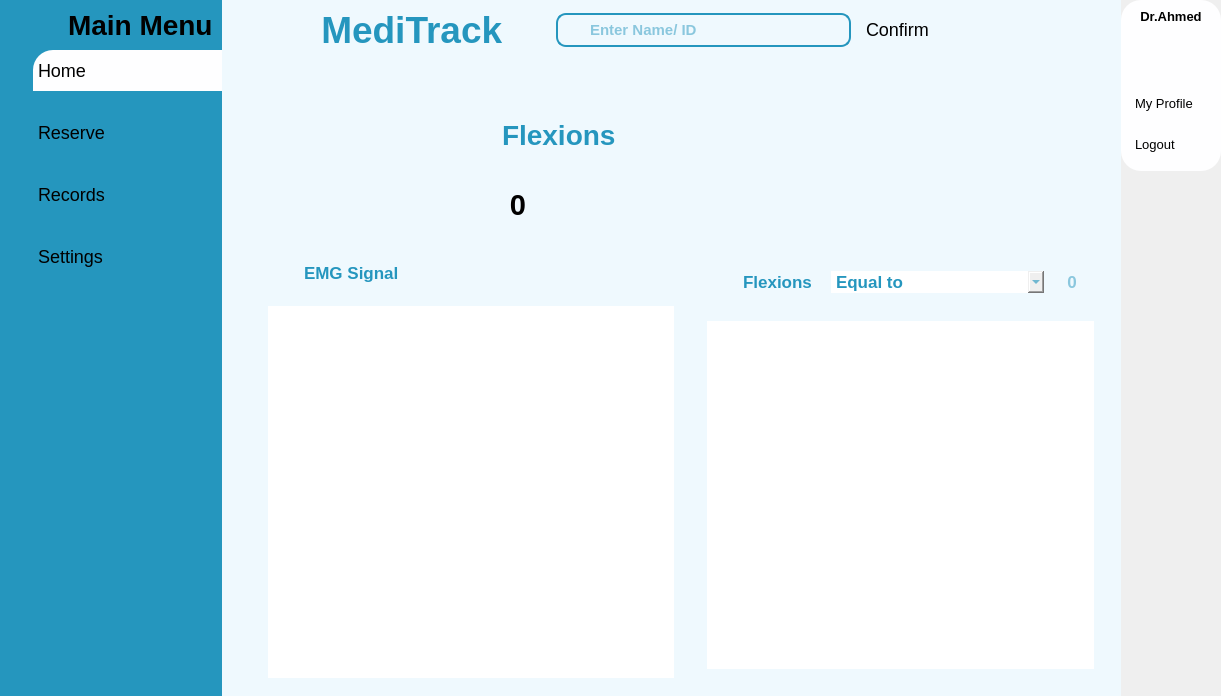
<?xml version="1.0" encoding="UTF-8"?>
<ui version="4.0">
 <class>MainWindow</class>
 <widget class="QMainWindow" name="MainWindow">
  <property name="geometry">
   <rect>
    <x>0</x>
    <y>0</y>
    <width>1221</width>
    <height>696</height>
   </rect>
  </property>
  <property name="windowTitle">
   <string>MainWindow</string>
  </property>
  <widget class="QWidget" name="centralwidget">
   <property name="font">
    <font>
     <pointsize>8</pointsize>
    </font>
   </property>
   <property name="styleSheet">
    <string notr="true">*{
color:#000;
border:none;
}

#ProfileCont{
border-radius: 20px;
background-color:#fefeff;
}
#recordButton, #reservationbutton,#settingsbutton, #logoutButton, #profileButton, #confirmButton{
padding:10px 5px;
text-align:left;
font: 18px;
}
 #logoutButton, #profileButton{
padding:10px 5px;
text-align:left;
font: 10pt;
}
#homebutton{
background-color: #fefeff;
padding:10px 5px;
text-align:left;
font: 18px;
border-top-left-radius: 20px;
}

#card1,#card2{
border-radius: 20px;
background-color:#eff9fe;
}

#label{
border-radius: 20px;
background: transparent;
}

#appheader{
color:#2596be;
}
#vitalsign,#filterflex, #comboBox{
color:#2596be;
}
#EMGlabel{
color:#2596be;
}

#leftmenu{
background-color: #2596be;
}

#rightmenu{
background-color: #eff9fe;
}

QLineEdit{
background: transparent;
color:#2596be;
}

#SearchFrame{
border-radius: 10px;
border: 2px solid #2596be;
}</string>
   </property>
   <layout class="QHBoxLayout" name="horizontalLayout">
    <property name="spacing">
     <number>0</number>
    </property>
    <property name="leftMargin">
     <number>0</number>
    </property>
    <property name="topMargin">
     <number>0</number>
    </property>
    <property name="rightMargin">
     <number>0</number>
    </property>
    <property name="bottomMargin">
     <number>0</number>
    </property>
    <item>
     <widget class="QWidget" name="leftmenu" native="true">
      <layout class="QVBoxLayout" name="verticalLayout_7">
       <property name="spacing">
        <number>0</number>
       </property>
       <property name="leftMargin">
        <number>15</number>
       </property>
       <property name="topMargin">
        <number>0</number>
       </property>
       <property name="rightMargin">
        <number>0</number>
       </property>
       <property name="bottomMargin">
        <number>0</number>
       </property>
       <item>
        <widget class="QFrame" name="frame_4">
         <property name="frameShape">
          <enum>QFrame::StyledPanel</enum>
         </property>
         <property name="frameShadow">
          <enum>QFrame::Raised</enum>
         </property>
         <layout class="QVBoxLayout" name="verticalLayout_8">
          <property name="spacing">
           <number>0</number>
          </property>
          <property name="leftMargin">
           <number>44</number>
          </property>
          <property name="topMargin">
           <number>0</number>
          </property>
          <property name="rightMargin">
           <number>0</number>
          </property>
          <property name="bottomMargin">
           <number>0</number>
          </property>
          <item alignment="Qt::AlignTop">
           <widget class="QFrame" name="frame_5">
            <property name="frameShape">
             <enum>QFrame::StyledPanel</enum>
            </property>
            <property name="frameShadow">
             <enum>QFrame::Raised</enum>
            </property>
            <layout class="QHBoxLayout" name="horizontalLayout_10">
             <property name="leftMargin">
              <number>9</number>
             </property>
             <property name="topMargin">
              <number>9</number>
             </property>
             <property name="rightMargin">
              <number>9</number>
             </property>
             <property name="bottomMargin">
              <number>9</number>
             </property>
             <item>
              <widget class="QLabel" name="label_4">
               <property name="font">
                <font>
                 <pointsize>21</pointsize>
                 <weight>75</weight>
                 <bold>true</bold>
                </font>
               </property>
               <property name="text">
                <string>Main Menu</string>
               </property>
              </widget>
             </item>
            </layout>
           </widget>
          </item>
         </layout>
        </widget>
       </item>
       <item>
        <widget class="QFrame" name="frame_6">
         <property name="sizePolicy">
          <sizepolicy hsizetype="Preferred" vsizetype="Expanding">
           <horstretch>0</horstretch>
           <verstretch>0</verstretch>
          </sizepolicy>
         </property>
         <property name="frameShape">
          <enum>QFrame::StyledPanel</enum>
         </property>
         <property name="frameShadow">
          <enum>QFrame::Raised</enum>
         </property>
         <layout class="QVBoxLayout" name="verticalLayout_10">
          <property name="spacing">
           <number>0</number>
          </property>
          <property name="leftMargin">
           <number>18</number>
          </property>
          <property name="topMargin">
           <number>0</number>
          </property>
          <property name="rightMargin">
           <number>0</number>
          </property>
          <property name="bottomMargin">
           <number>0</number>
          </property>
          <item alignment="Qt::AlignTop">
           <widget class="QFrame" name="frame_7">
            <property name="frameShape">
             <enum>QFrame::StyledPanel</enum>
            </property>
            <property name="frameShadow">
             <enum>QFrame::Raised</enum>
            </property>
            <layout class="QVBoxLayout" name="verticalLayout_9">
             <property name="spacing">
              <number>21</number>
             </property>
             <property name="leftMargin">
              <number>0</number>
             </property>
             <property name="topMargin">
              <number>0</number>
             </property>
             <property name="rightMargin">
              <number>0</number>
             </property>
             <property name="bottomMargin">
              <number>18</number>
             </property>
             <item>
              <widget class="QPushButton" name="homebutton">
               <property name="text">
                <string>Home</string>
               </property>
               <property name="icon">
                <iconset resource="resources.qrc">
                 <normaloff>:/Icons/Icons/home.svg</normaloff>:/Icons/Icons/home.svg</iconset>
               </property>
               <property name="iconSize">
                <size>
                 <width>24</width>
                 <height>24</height>
                </size>
               </property>
              </widget>
             </item>
             <item>
              <widget class="QPushButton" name="reservationbutton">
               <property name="text">
                <string>Reserve</string>
               </property>
               <property name="icon">
                <iconset resource="resources.qrc">
                 <normaloff>:/Icons/Icons/check-square.svg</normaloff>:/Icons/Icons/check-square.svg</iconset>
               </property>
               <property name="iconSize">
                <size>
                 <width>24</width>
                 <height>24</height>
                </size>
               </property>
              </widget>
             </item>
             <item>
              <widget class="QPushButton" name="recordButton">
               <property name="text">
                <string>Records</string>
               </property>
               <property name="icon">
                <iconset resource="resources.qrc">
                 <normaloff>:/Icons/Icons/database.svg</normaloff>:/Icons/Icons/database.svg</iconset>
               </property>
               <property name="iconSize">
                <size>
                 <width>24</width>
                 <height>24</height>
                </size>
               </property>
              </widget>
             </item>
             <item>
              <widget class="QPushButton" name="settingsbutton">
               <property name="text">
                <string>Settings</string>
               </property>
               <property name="icon">
                <iconset resource="resources.qrc">
                 <normaloff>:/Icons/Icons/settings.svg</normaloff>:/Icons/Icons/settings.svg</iconset>
               </property>
               <property name="iconSize">
                <size>
                 <width>24</width>
                 <height>24</height>
                </size>
               </property>
              </widget>
             </item>
            </layout>
           </widget>
          </item>
         </layout>
        </widget>
       </item>
      </layout>
     </widget>
    </item>
    <item>
     <widget class="QWidget" name="rightmenu" native="true">
      <layout class="QVBoxLayout" name="verticalLayout">
       <property name="spacing">
        <number>0</number>
       </property>
       <property name="leftMargin">
        <number>28</number>
       </property>
       <property name="topMargin">
        <number>0</number>
       </property>
       <property name="rightMargin">
        <number>0</number>
       </property>
       <property name="bottomMargin">
        <number>0</number>
       </property>
       <item alignment="Qt::AlignTop">
        <widget class="QWidget" name="headerframe" native="true">
         <layout class="QHBoxLayout" name="horizontalLayout_2">
          <property name="spacing">
           <number>0</number>
          </property>
          <property name="leftMargin">
           <number>0</number>
          </property>
          <property name="topMargin">
           <number>0</number>
          </property>
          <property name="rightMargin">
           <number>0</number>
          </property>
          <property name="bottomMargin">
           <number>10</number>
          </property>
          <item alignment="Qt::AlignHCenter|Qt::AlignVCenter">
           <widget class="QWidget" name="widget" native="true">
            <layout class="QHBoxLayout" name="horizontalLayout_3">
             <item>
              <widget class="QPushButton" name="menuButton">
               <property name="font">
                <font>
                 <pointsize>13</pointsize>
                </font>
               </property>
               <property name="text">
                <string/>
               </property>
               <property name="icon">
                <iconset resource="resources.qrc">
                 <normaloff>:/Icons/Icons/menu.svg</normaloff>:/Icons/Icons/menu.svg</iconset>
               </property>
               <property name="iconSize">
                <size>
                 <width>24</width>
                 <height>24</height>
                </size>
               </property>
              </widget>
             </item>
             <item>
              <widget class="QLabel" name="appheader">
               <property name="font">
                <font>
                 <pointsize>28</pointsize>
                 <weight>75</weight>
                 <bold>true</bold>
                </font>
               </property>
               <property name="text">
                <string> MediTrack</string>
               </property>
              </widget>
             </item>
            </layout>
           </widget>
          </item>
          <item alignment="Qt::AlignHCenter|Qt::AlignVCenter">
           <widget class="QWidget" name="widget_2" native="true">
            <property name="minimumSize">
             <size>
              <width>331</width>
              <height>0</height>
             </size>
            </property>
            <layout class="QHBoxLayout" name="horizontalLayout_4">
             <property name="spacing">
              <number>0</number>
             </property>
             <property name="leftMargin">
              <number>44</number>
             </property>
             <property name="topMargin">
              <number>0</number>
             </property>
             <property name="rightMargin">
              <number>10</number>
             </property>
             <property name="bottomMargin">
              <number>0</number>
             </property>
             <item alignment="Qt::AlignTop">
              <widget class="QFrame" name="SearchFrame">
               <property name="minimumSize">
                <size>
                 <width>295</width>
                 <height>0</height>
                </size>
               </property>
               <property name="frameShape">
                <enum>QFrame::StyledPanel</enum>
               </property>
               <property name="frameShadow">
                <enum>QFrame::Raised</enum>
               </property>
               <layout class="QHBoxLayout" name="horizontalLayout_5">
                <property name="spacing">
                 <number>0</number>
                </property>
                <property name="leftMargin">
                 <number>0</number>
                </property>
                <property name="topMargin">
                 <number>0</number>
                </property>
                <property name="rightMargin">
                 <number>0</number>
                </property>
                <property name="bottomMargin">
                 <number>0</number>
                </property>
                <item>
                 <widget class="QLabel" name="label_2">
                  <property name="minimumSize">
                   <size>
                    <width>30</width>
                    <height>30</height>
                   </size>
                  </property>
                  <property name="maximumSize">
                   <size>
                    <width>30</width>
                    <height>30</height>
                   </size>
                  </property>
                  <property name="text">
                   <string/>
                  </property>
                  <property name="pixmap">
                   <pixmap resource="resources.qrc">:/Icons/Icons/search.svg</pixmap>
                  </property>
                  <property name="scaledContents">
                   <bool>true</bool>
                  </property>
                 </widget>
                </item>
                <item>
                 <widget class="QLineEdit" name="lineEdit">
                  <property name="font">
                   <font>
                    <pointsize>11</pointsize>
                    <weight>75</weight>
                    <bold>true</bold>
                   </font>
                  </property>
                  <property name="inputMask">
                   <string/>
                  </property>
                  <property name="frame">
                   <bool>false</bool>
                  </property>
                  <property name="placeholderText">
                   <string>Enter Name/ ID</string>
                  </property>
                 </widget>
                </item>
               </layout>
              </widget>
             </item>
            </layout>
           </widget>
          </item>
          <item>
           <widget class="QPushButton" name="confirmButton">
            <property name="text">
             <string>Confirm</string>
            </property>
           </widget>
          </item>
          <item alignment="Qt::AlignRight">
           <widget class="QWidget" name="widget_3" native="true">
            <layout class="QHBoxLayout" name="horizontalLayout_6">
             <property name="spacing">
              <number>0</number>
             </property>
             <property name="leftMargin">
              <number>0</number>
             </property>
             <property name="topMargin">
              <number>0</number>
             </property>
             <property name="rightMargin">
              <number>0</number>
             </property>
             <property name="bottomMargin">
              <number>0</number>
             </property>
             <item>
              <widget class="QPushButton" name="accountButton">
               <property name="text">
                <string/>
               </property>
               <property name="icon">
                <iconset resource="resources.qrc">
                 <normaloff>:/Icons/Icons/user.svg</normaloff>:/Icons/Icons/user.svg</iconset>
               </property>
               <property name="iconSize">
                <size>
                 <width>32</width>
                 <height>32</height>
                </size>
               </property>
              </widget>
             </item>
            </layout>
           </widget>
          </item>
         </layout>
        </widget>
       </item>
       <item>
        <widget class="QWidget" name="mainframe" native="true">
         <layout class="QHBoxLayout" name="horizontalLayout_7">
          <property name="leftMargin">
           <number>72</number>
          </property>
          <item>
           <widget class="QFrame" name="card1">
            <property name="frameShape">
             <enum>QFrame::StyledPanel</enum>
            </property>
            <property name="frameShadow">
             <enum>QFrame::Raised</enum>
            </property>
            <layout class="QVBoxLayout" name="verticalLayout_2">
             <property name="spacing">
              <number>6</number>
             </property>
             <property name="leftMargin">
              <number>9</number>
             </property>
             <item alignment="Qt::AlignHCenter|Qt::AlignVCenter">
              <widget class="QFrame" name="frame">
               <property name="frameShape">
                <enum>QFrame::StyledPanel</enum>
               </property>
               <property name="frameShadow">
                <enum>QFrame::Raised</enum>
               </property>
               <layout class="QHBoxLayout" name="horizontalLayout_9">
                <item alignment="Qt::AlignHCenter|Qt::AlignVCenter">
                 <widget class="QLabel" name="label">
                  <property name="minimumSize">
                   <size>
                    <width>76</width>
                    <height>76</height>
                   </size>
                  </property>
                  <property name="maximumSize">
                   <size>
                    <width>74</width>
                    <height>76</height>
                   </size>
                  </property>
                  <property name="text">
                   <string/>
                  </property>
                  <property name="pixmap">
                   <pixmap>Icons/bi-without.png</pixmap>
                  </property>
                  <property name="scaledContents">
                   <bool>true</bool>
                  </property>
                  <property name="alignment">
                   <set>Qt::AlignCenter</set>
                  </property>
                 </widget>
                </item>
                <item alignment="Qt::AlignHCenter">
                 <widget class="QLabel" name="vitalsign">
                  <property name="font">
                   <font>
                    <pointsize>21</pointsize>
                    <weight>75</weight>
                    <bold>true</bold>
                   </font>
                  </property>
                  <property name="text">
                   <string>Flexions</string>
                  </property>
                 </widget>
                </item>
               </layout>
              </widget>
             </item>
             <item alignment="Qt::AlignTop">
              <widget class="QLabel" name="vitalLabel">
               <property name="font">
                <font>
                 <pointsize>22</pointsize>
                 <weight>75</weight>
                 <bold>true</bold>
                </font>
               </property>
               <property name="text">
                <string>0</string>
               </property>
               <property name="alignment">
                <set>Qt::AlignCenter</set>
               </property>
              </widget>
             </item>
            </layout>
           </widget>
          </item>
          <item alignment="Qt::AlignHCenter|Qt::AlignVCenter">
           <widget class="QFrame" name="card2">
            <property name="frameShape">
             <enum>QFrame::StyledPanel</enum>
            </property>
            <property name="frameShadow">
             <enum>QFrame::Raised</enum>
            </property>
            <layout class="QVBoxLayout" name="verticalLayout_3">
             <item>
              <widget class="QLabel" name="label_5">
               <property name="text">
                <string/>
               </property>
               <property name="pixmap">
                <pixmap>Icons/stop.png</pixmap>
               </property>
               <property name="scaledContents">
                <bool>true</bool>
               </property>
              </widget>
             </item>
            </layout>
           </widget>
          </item>
         </layout>
        </widget>
       </item>
       <item>
        <widget class="QWidget" name="cardsframe" native="true">
         <property name="sizePolicy">
          <sizepolicy hsizetype="Preferred" vsizetype="Expanding">
           <horstretch>0</horstretch>
           <verstretch>0</verstretch>
          </sizepolicy>
         </property>
         <layout class="QHBoxLayout" name="horizontalLayout_11">
          <item>
           <widget class="QWidget" name="widget_4" native="true">
            <layout class="QVBoxLayout" name="verticalLayout_4">
             <property name="spacing">
              <number>0</number>
             </property>
             <property name="leftMargin">
              <number>0</number>
             </property>
             <property name="topMargin">
              <number>0</number>
             </property>
             <property name="rightMargin">
              <number>0</number>
             </property>
             <property name="bottomMargin">
              <number>0</number>
             </property>
             <item>
              <widget class="QFrame" name="frame_2">
               <property name="frameShape">
                <enum>QFrame::StyledPanel</enum>
               </property>
               <property name="frameShadow">
                <enum>QFrame::Raised</enum>
               </property>
               <layout class="QHBoxLayout" name="horizontalLayout_12">
                <item>
                 <widget class="QLabel" name="label_6">
                  <property name="minimumSize">
                   <size>
                    <width>30</width>
                    <height>30</height>
                   </size>
                  </property>
                  <property name="maximumSize">
                   <size>
                    <width>30</width>
                    <height>30</height>
                   </size>
                  </property>
                  <property name="text">
                   <string/>
                  </property>
                  <property name="pixmap">
                   <pixmap resource="resources.qrc">:/Icons/Icons/activity.svg</pixmap>
                  </property>
                  <property name="scaledContents">
                   <bool>true</bool>
                  </property>
                 </widget>
                </item>
                <item>
                 <widget class="QLabel" name="EMGlabel">
                  <property name="font">
                   <font>
                    <pointsize>13</pointsize>
                    <weight>75</weight>
                    <bold>true</bold>
                   </font>
                  </property>
                  <property name="text">
                   <string>EMG Signal</string>
                  </property>
                 </widget>
                </item>
               </layout>
              </widget>
             </item>
             <item>
              <widget class="QFrame" name="frame_3">
               <property name="frameShape">
                <enum>QFrame::StyledPanel</enum>
               </property>
               <property name="frameShadow">
                <enum>QFrame::Raised</enum>
               </property>
               <layout class="QVBoxLayout" name="verticalLayout_6">
                <item>
                 <widget class="PlotWidget" name="graphicsView">
                  <property name="minimumSize">
                   <size>
                    <width>400</width>
                    <height>0</height>
                   </size>
                  </property>
                 </widget>
                </item>
               </layout>
              </widget>
             </item>
            </layout>
           </widget>
          </item>
          <item>
           <widget class="QWidget" name="widget_6" native="true">
            <layout class="QVBoxLayout" name="verticalLayout_13">
             <item>
              <widget class="QFrame" name="frame_11">
               <property name="frameShape">
                <enum>QFrame::StyledPanel</enum>
               </property>
               <property name="frameShadow">
                <enum>QFrame::Raised</enum>
               </property>
               <layout class="QHBoxLayout" name="horizontalLayout_8">
                <item>
                 <widget class="QLabel" name="label_8">
                  <property name="minimumSize">
                   <size>
                    <width>30</width>
                    <height>30</height>
                   </size>
                  </property>
                  <property name="maximumSize">
                   <size>
                    <width>30</width>
                    <height>30</height>
                   </size>
                  </property>
                  <property name="text">
                   <string/>
                  </property>
                  <property name="pixmap">
                   <pixmap resource="resources.qrc">:/Icons/Icons/filter.svg</pixmap>
                  </property>
                  <property name="scaledContents">
                   <bool>true</bool>
                  </property>
                  <property name="alignment">
                   <set>Qt::AlignJustify|Qt::AlignVCenter</set>
                  </property>
                 </widget>
                </item>
                <item>
                 <widget class="QLabel" name="filterflex">
                  <property name="minimumSize">
                   <size>
                    <width>82</width>
                    <height>0</height>
                   </size>
                  </property>
                  <property name="maximumSize">
                   <size>
                    <width>82</width>
                    <height>16777215</height>
                   </size>
                  </property>
                  <property name="font">
                   <font>
                    <pointsize>13</pointsize>
                    <weight>75</weight>
                    <bold>true</bold>
                   </font>
                  </property>
                  <property name="text">
                   <string>Flexions</string>
                  </property>
                  <property name="scaledContents">
                   <bool>false</bool>
                  </property>
                 </widget>
                </item>
                <item>
                 <widget class="QComboBox" name="comboBox">
                  <property name="font">
                   <font>
                    <pointsize>13</pointsize>
                    <weight>75</weight>
                    <bold>true</bold>
                   </font>
                  </property>
                  <item>
                   <property name="text">
                    <string>Equal to</string>
                   </property>
                  </item>
                  <item>
                   <property name="text">
                    <string>Greater than</string>
                   </property>
                  </item>
                  <item>
                   <property name="text">
                    <string>Less than</string>
                   </property>
                  </item>
                 </widget>
                </item>
                <item>
                 <widget class="QLineEdit" name="lineEdit_3">
                  <property name="minimumSize">
                   <size>
                    <width>44</width>
                    <height>30</height>
                   </size>
                  </property>
                  <property name="maximumSize">
                   <size>
                    <width>44</width>
                    <height>30</height>
                   </size>
                  </property>
                  <property name="font">
                   <font>
                    <pointsize>13</pointsize>
                    <weight>75</weight>
                    <bold>true</bold>
                   </font>
                  </property>
                  <property name="alignment">
                   <set>Qt::AlignCenter</set>
                  </property>
                  <property name="placeholderText">
                   <string>0</string>
                  </property>
                 </widget>
                </item>
               </layout>
              </widget>
             </item>
             <item>
              <widget class="QFrame" name="frame_12">
               <property name="frameShape">
                <enum>QFrame::StyledPanel</enum>
               </property>
               <property name="frameShadow">
                <enum>QFrame::Raised</enum>
               </property>
               <layout class="QVBoxLayout" name="verticalLayout_17">
                <item>
                 <widget class="QTableWidget" name="tableWidget"/>
                </item>
               </layout>
              </widget>
             </item>
            </layout>
           </widget>
          </item>
         </layout>
        </widget>
       </item>
      </layout>
     </widget>
    </item>
    <item alignment="Qt::AlignTop">
     <widget class="QWidget" name="ProfileCont" native="true">
      <property name="minimumSize">
       <size>
        <width>100</width>
        <height>0</height>
       </size>
      </property>
      <layout class="QVBoxLayout" name="verticalLayout_11">
       <property name="spacing">
        <number>0</number>
       </property>
       <property name="leftMargin">
        <number>0</number>
       </property>
       <property name="topMargin">
        <number>0</number>
       </property>
       <property name="rightMargin">
        <number>0</number>
       </property>
       <property name="bottomMargin">
        <number>0</number>
       </property>
       <item alignment="Qt::AlignTop">
        <widget class="QFrame" name="frame_8">
         <property name="frameShape">
          <enum>QFrame::StyledPanel</enum>
         </property>
         <property name="frameShadow">
          <enum>QFrame::Raised</enum>
         </property>
         <layout class="QVBoxLayout" name="verticalLayout_12">
          <item alignment="Qt::AlignTop">
           <widget class="QLabel" name="DrName">
            <property name="font">
             <font>
              <pointsize>10</pointsize>
              <weight>75</weight>
              <bold>true</bold>
             </font>
            </property>
            <property name="text">
             <string>Dr.Ahmed</string>
            </property>
            <property name="alignment">
             <set>Qt::AlignCenter</set>
            </property>
           </widget>
          </item>
          <item alignment="Qt::AlignHCenter|Qt::AlignTop">
           <widget class="QLabel" name="label_3">
            <property name="minimumSize">
             <size>
              <width>50</width>
              <height>50</height>
             </size>
            </property>
            <property name="maximumSize">
             <size>
              <width>50</width>
              <height>50</height>
             </size>
            </property>
            <property name="text">
             <string/>
            </property>
            <property name="pixmap">
             <pixmap>Icons/TCCD group.jpg</pixmap>
            </property>
            <property name="scaledContents">
             <bool>true</bool>
            </property>
           </widget>
          </item>
          <item>
           <widget class="QPushButton" name="profileButton">
            <property name="font">
             <font>
              <pointsize>10</pointsize>
              <weight>50</weight>
              <italic>false</italic>
              <bold>false</bold>
             </font>
            </property>
            <property name="text">
             <string>My Profile</string>
            </property>
            <property name="icon">
             <iconset resource="resources.qrc">
              <normaloff>:/Icons/Icons/user.svg</normaloff>:/Icons/Icons/user.svg</iconset>
            </property>
           </widget>
          </item>
          <item>
           <widget class="QPushButton" name="logoutButton">
            <property name="font">
             <font>
              <pointsize>10</pointsize>
              <weight>50</weight>
              <italic>false</italic>
              <bold>false</bold>
             </font>
            </property>
            <property name="text">
             <string>Logout</string>
            </property>
            <property name="icon">
             <iconset resource="resources.qrc">
              <normaloff>:/Icons/Icons/log-out.svg</normaloff>:/Icons/Icons/log-out.svg</iconset>
            </property>
           </widget>
          </item>
         </layout>
        </widget>
       </item>
      </layout>
     </widget>
    </item>
   </layout>
  </widget>
 </widget>
 <customwidgets>
  <customwidget>
   <class>PlotWidget</class>
   <extends>QGraphicsView</extends>
   <header>pyqtgraph</header>
   <container>1</container>
  </customwidget>
 </customwidgets>
 <resources>
  <include location="resources.qrc"/>
 </resources>
 <connections/>
</ui>
